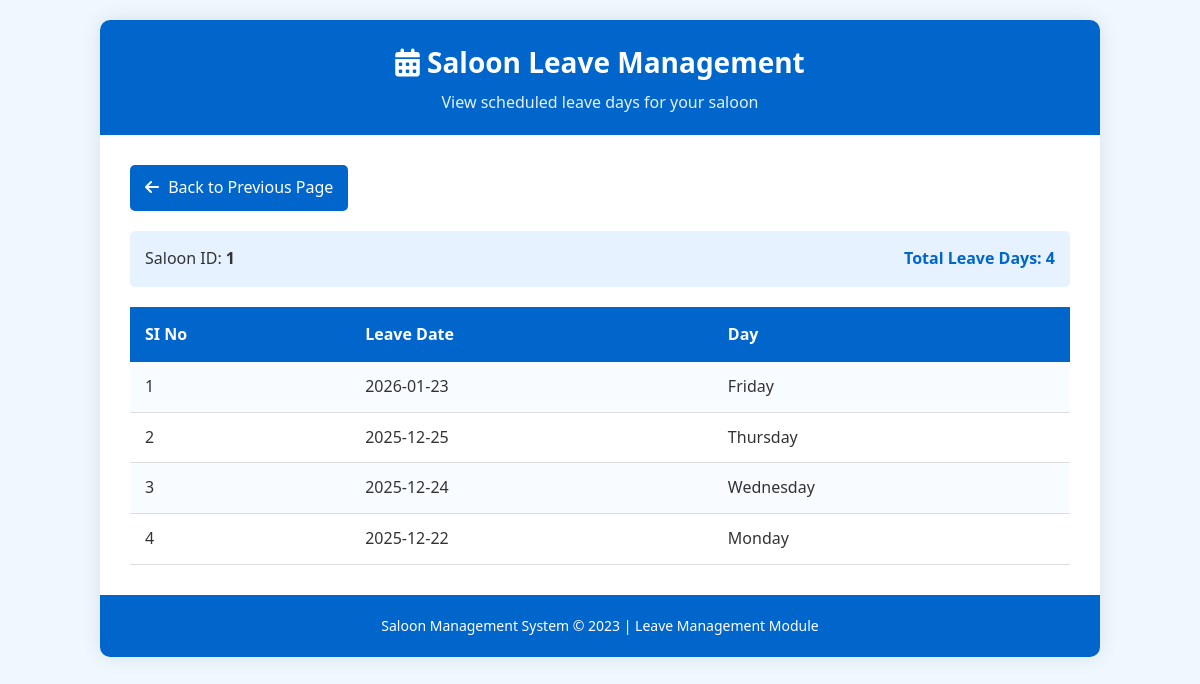
/User/LeaveList.php?sid=1 (signed in), run on the app's committed database.
### tables this page shows
CREATE TABLE `tbl_leave` (
  `leave_id` int(11) NOT NULL,
  `leave_date` date NOT NULL,
  `saloon_id` int(11) NOT NULL
);

### User/LeaveList.php (the view, shortened to what this page needs)
<!DOCTYPE html PUBLIC "-//W3C//DTD XHTML 1.0 Transitional//EN" "http://www.w3.org/TR/xhtml1/DTD/xhtml1-transitional.dtd">
<html xmlns="http://www.w3.org/1999/xhtml">
<head>
<link rel="stylesheet" href="https://cdnjs.cloudflare.com/ajax/libs/font-awesome/6.4.0/css/all.min.css">
</head>
<body>
<div class="container">
    <div class="header">
        <h1><i class="fas fa-calendar-alt"></i> Saloon Leave Management</h1>
        <p>View scheduled leave days for your saloon</p>
    </div>
    <div class="content">
        <a href="javascript:history.back()" class="back-button"><i class="fas fa-arrow-left"></i> Back to Previous Page</a>
        <div class="summary">
            <div>Saloon ID: <strong><?php echo isset($_GET['sid']) ? $_GET['sid'] : 'N/A'; ?></strong></div>
            <div class="total">Total Leave Days:
                <strong>
                    <?php
                    include("../Assets/Connection/Connection.php");
                    if(isset($_GET['sid'])) {
                        $countQuery = "SELECT COUNT(*) as total FROM tbl_leave WHERE saloon_id='".$_GET['sid']."'";
                        $countResult = $con->query($countQuery);
                        if($countResult) {
                            $countData = $countResult->fetch_assoc();
                            echo $countData['total'];
                        } else {
                            echo "0";
                        }
                    } else {
                        echo "0";
                    }
                    ?>
                </strong>
            </div>
        </div>
        <table class="leave-table">
            <tr>
                <th>SI No</th>
                <th>Leave Date</th>
                <th>Day</th>
            </tr>
            <?php
            $i = 0;
            if(isset($_GET['sid'])) {
                $sel = "SELECT * FROM tbl_leave WHERE saloon_id='".$_GET['sid']."' ORDER BY leave_date DESC";
                $row = $con->query($sel);
                if($row && $row->num_rows > 0) {
                    while($data = $row->fetch_assoc()) {
                        $i++;
                        $leaveDate = $data["leave_date"];
                        $dayOfWeek = date('l', strtotime($leaveDate));
            ?>
            <tr>
                <td><?php echo $i; ?></td>
                <td><?php echo $leaveDate; ?></td>
                <td><?php echo $dayOfWeek; ?></td>
            </tr>
            <?php
                    }
                }
            }
            ?>
        </table>
    </div>
    <div class="footer">
        <p>Saloon Management System &copy; 2023 | Leave Management Module</p>
    </div>
</div>
</body>
</html>

### User/LeaveList.php (style rules this page uses)
* { margin: 0; padding: 0; box-sizing: border-box; font-family: 'Segoe UI', Tahoma, Geneva, Verdana, sans-serif; }
body { background-color: #f0f8ff; color: #333; padding: 20px; line-height: 1.6; }
.container { max-width: 1000px; margin: 0 auto; background: white; border-radius: 10px; box-shadow: 0 0 20px rgba(0, 0, 0, 0.1); overflow: hidden; }
.header { background: #0066cc; color: white; padding: 20px; text-align: center; }
.header h1 { margin-bottom: 5px; font-size: 28px; }
.header p { opacity: 0.9; }
.content { padding: 30px; }
.back-button { display: inline-block; margin-bottom: 20px; padding: 10px 15px; background: #0066cc; color: white; text-decoration: none; border-radius: 5px; transition: background 0.3s; }
.back-button i { margin-right: 5px; }
.leave-table { width: 100%; border-collapse: collapse; margin-top: 20px; }
.leave-table th { background-color: #0066cc; color: white; padding: 15px; text-align: left; font-weight: 600; }
.leave-table td { padding: 12px 15px; border-bottom: 1px solid #ddd; }
.leave-table tr:nth-child(even) { background-color: #f8fbff; }
.summary { background: #e6f2ff; padding: 15px; border-radius: 5px; margin-bottom: 20px; display: flex; justify-content: space-between; align-items: center; }
.summary .total { font-weight: bold; color: #0066cc; }
.footer { text-align: center; padding: 20px; background: #0066cc; color: white; font-size: 14px; }

### data on the page
tbl_leave: leave_date "2026-01-23", leave_date "Friday"
tbl_leave: leave_date "2025-12-25", leave_date "Thursday"
tbl_leave: leave_date "2025-12-24", leave_date "Wednesday"
tbl_leave: leave_date "2025-12-22", leave_date "Monday"

### other printed values
$_GET['sid'] "1"
$countData['total'] "4"
